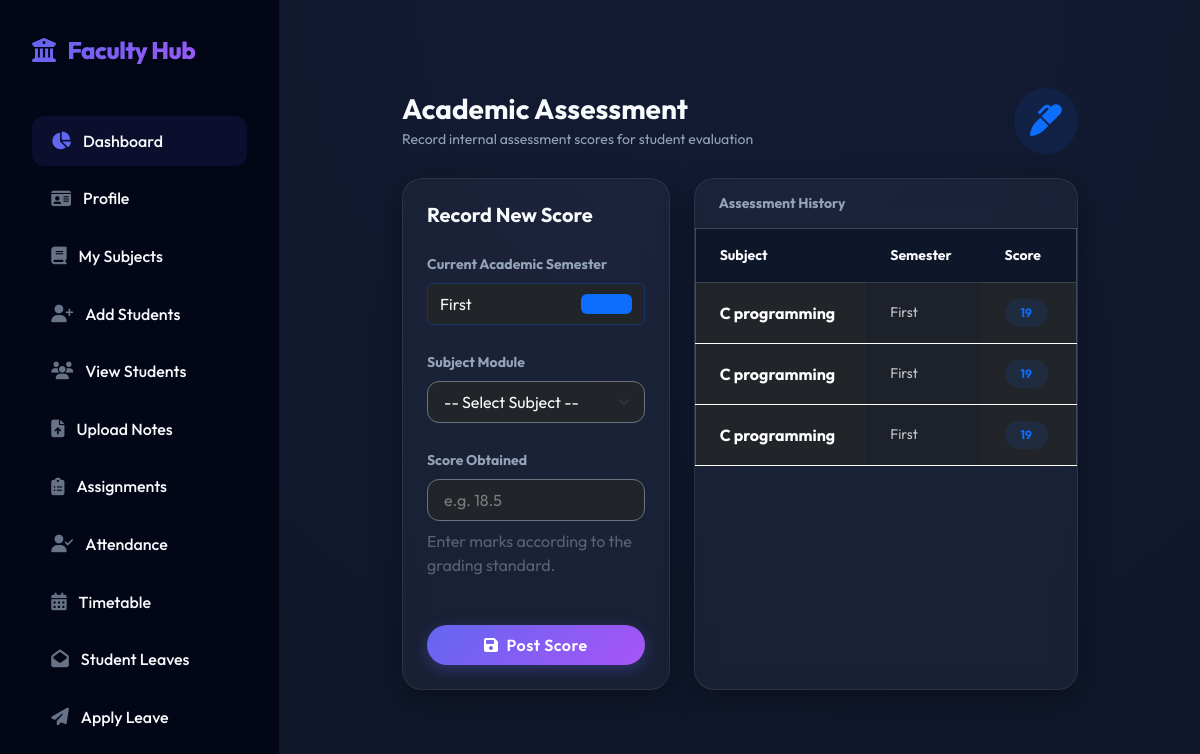
/Teacher/Addinternalmark/3/ (signed in), run on an earlier commit of the app's database.
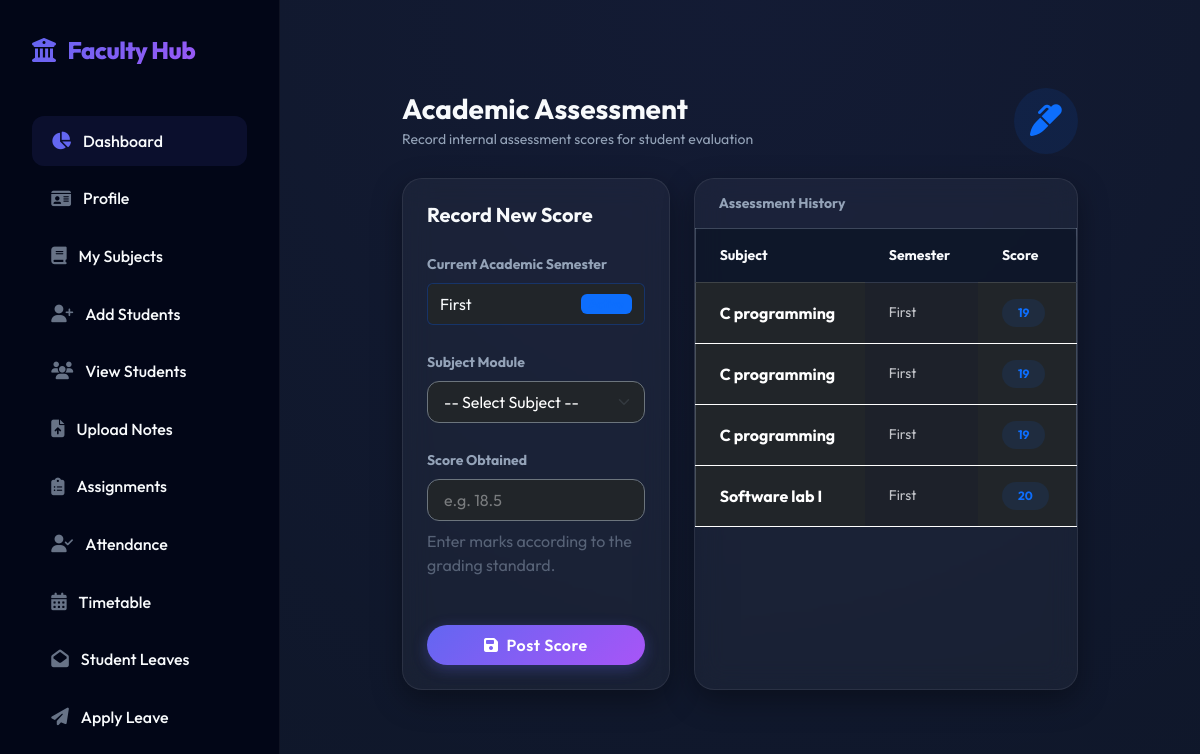
And on a later commit of the database.
### Teacher/models.py (models this page shows)
class tbl_internalmark(models.Model):
    student=models.ForeignKey(tbl_student,on_delete=models.CASCADE)
    subject=models.ForeignKey(tbl_subject,on_delete=models.CASCADE)
    internal_score=models.CharField(max_length=50)
    internal_date = models.DateField(auto_now_add=True)
    class Meta:
        unique_together = ('student', 'subject')

### Admin/models.py (models this page shows)
class tbl_subject(models.Model):
    subject_name=models.CharField(max_length=100)
    course = models.ForeignKey(tbl_course,on_delete=models.CASCADE)
    semester = models.ForeignKey(tbl_semester,on_delete=models.CASCADE)

class tbl_semester(models.Model):
    semester_name=models.CharField(max_length=50)

### Teacher/views.py (the view)
# urls.py: path('Addinternalmark/<int:aid>/',views.Addinternalmark,name="Addinternalmark"),
def Addinternalmark(request, aid):
    student = tbl_student.objects.get(id=aid)
    current_classsem = tbl_classsem.objects.filter(assignclass=student.assignclass).last()
    current_sem = current_classsem.semester if current_classsem else None
    internaldata = tbl_internalmark.objects.filter(student=student)
    if request.method == "POST":
        score = request.POST.get("txt_internal")
        subject_id = request.POST.get("sel_subject")
        subject = tbl_subject.objects.get(id=subject_id)
        if current_sem and subject.semester != current_sem:
            return render(request, "Teacher/Internalmarks.html", {
                'msg': "Access Denied: You can only add marks for the student's CURRENT semester.",
                'current_sem': current_sem,
                'internaldata': internaldata,
                'aid': aid
            })
        tbl_internalmark.objects.create(
            internal_score=score,
            subject=subject,
            student=student
        )
        return render(request, "Teacher/Internalmarks.html", {
            'msg': "Internal Marks added successfully",
            'current_sem': current_sem,
            'internaldata': internaldata,
            'aid': aid
        })
    else:
        return render(request, "Teacher/Internalmarks.html", {
            'current_sem': current_sem,
            'internaldata': internaldata,
            'aid': aid
        })

### Teacher/context_processors.py (called while the page is built)
def teacher_sidebar_context(request):
    is_class_teacher = False
    tid = request.session.get('tid')
    if tid:
        try:
            teacher = tbl_teacher.objects.get(id=tid)
            is_class_teacher = tbl_assignclass.objects.filter(teacher=teacher).exists()
        except tbl_teacher.DoesNotExist:
            is_class_teacher = False
    return {
        'is_class_teacher': is_class_teacher
    }

### Teacher/Templates/Teacher/Internalmarks.html (shortened to what the changed rows need)
{% extends 'Teacher/Head.html' %}
{% load static %}
{% block content %}
<div class="container-fluid py-4">
    <div class="row pt-4 justify-content-center">
        <div class="col-lg-10">
            <div class="d-flex align-items-center justify-content-between mb-4">
                <div>
                    <h2 class="h3 fw-bold mb-1">Academic Assessment</h2>
                </div>
            </div>
            <div class="row g-4">
                <div class="col-lg-7">
                    <div class="card bg-white bg-opacity-5 border border-white border-opacity-10 rounded-4 shadow-sm h-100 animate-fadeIn">
                        <div class="table-responsive">
                            <table class="table table-dark table-hover mb-0 align-middle">
                                <thead class="bg-white bg-opacity-5">
                                    <tr>
                                        <th class="px-4 py-3 border-0 small text-muted uppercase">Subject</th>
                                        <th class="px-4 py-3 border-0 small text-muted uppercase">Semester</th>
                                        <th class="px-4 py-3 border-0 small text-muted uppercase">Score</th>
                                    </tr>
                                </thead>
                                <tbody>
                                    {% for i in internaldata %}
                                    <tr class="border-white border-opacity-5">
                                        <td class="px-4 py-3 fw-bold">{{ i.subject.subject_name }}</td>
                                        <td class="px-4 py-3 small opacity-75">{{ i.subject.semester.semester_name }}</td>
                                        <td class="px-4 py-3">
                                            <span class="badge bg-primary bg-opacity-10 text-primary px-3 py-2 rounded-pill fw-bold">
                                                {{ i.internal_score }}
                                            </span>
                                        </td>
                                    </tr>
                                    {% empty %}
                                    <tr>
                                        <td colspan="3" class="text-center py-5 text-muted">
                                            <p class="mb-0 opacity-50">No marks recorded for this student yet.</p>
                                        </td>
                                    </tr>
                                    {% endfor %}
                                </tbody>
                            </table>
                        </div>
                    </div>
                </div>
            </div>
        </div>
    </div>
</div>
{% endblock %}

What changed in the data, as far as the page shows it:
added tbl_internalmark: subject.subject_name "Software lab I", subject.semester.semester_name "First", internal_score "20"
